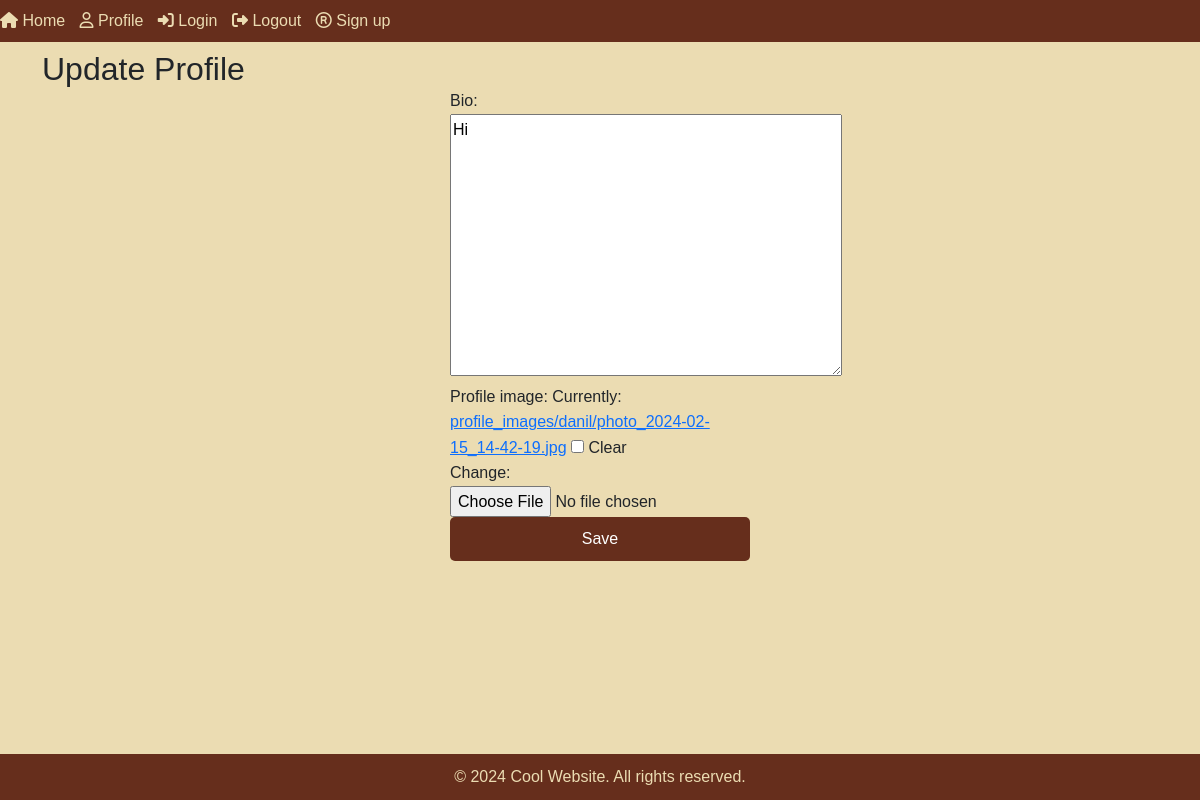
Page /update-profile/ (signed in) on the earlier database version.
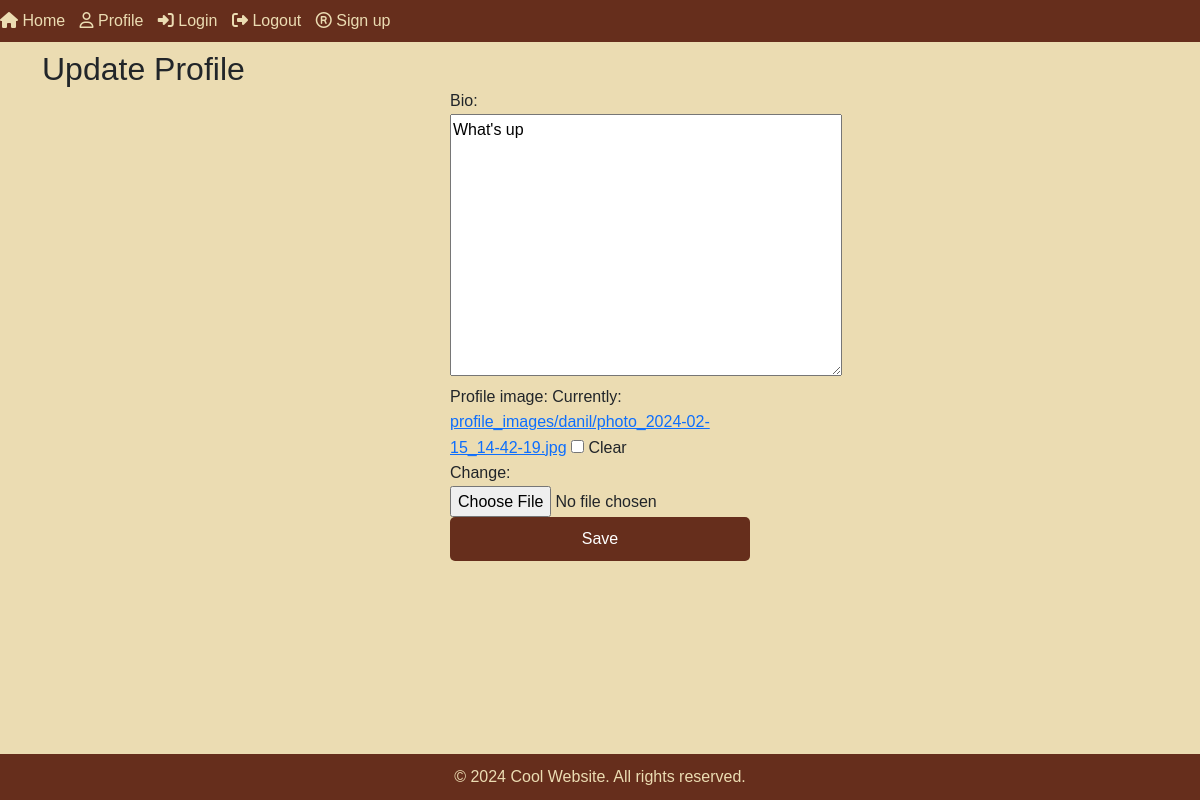
Same page on the later database version.
### articles/models.py (models this page shows, shortened)
class UserProfile(models.Model):
    user = models.OneToOneField(User, on_delete=models.CASCADE)
    bio = models.TextField(blank=True)
    profile_image = models.ImageField(upload_to=user_directory_path, blank=True, null=True)

### articles/views.py (the view)
# urls.py: path('update-profile/', views.update_profile, name='update_profile'),
@login_required
def update_profile(request):
    user_profile = get_object_or_404(UserProfile, user=request.user)
    if request.method == 'POST':
        form = UserProfileForm(request.POST, request.FILES, instance=user_profile)
        if form.is_valid():
            form.save()
            return redirect('profile')
    else:
        form = UserProfileForm(instance=user_profile)
    return render(request, 'articles/update_profile.html', {'form': form})

### articles/forms.py
class UserProfileForm(forms.ModelForm):
    class Meta:
        model = UserProfile
        fields = ['bio', 'profile_image']

### templates/articles/update_profile.html (shortened to what this page needs)
{% extends 'base.html' %}
{% block content %}
<div class="container">
    <h2>Update Profile</h2>
    <form method="post" enctype="multipart/form-data">
        {{ form.as_p }}
        <button type="submit" class="btn btn-primary">Save</button>
    </form>
</div>
{% endblock %}

Differences in the rows shown:
changed UserProfile: bio "Hi" → "What's up"
